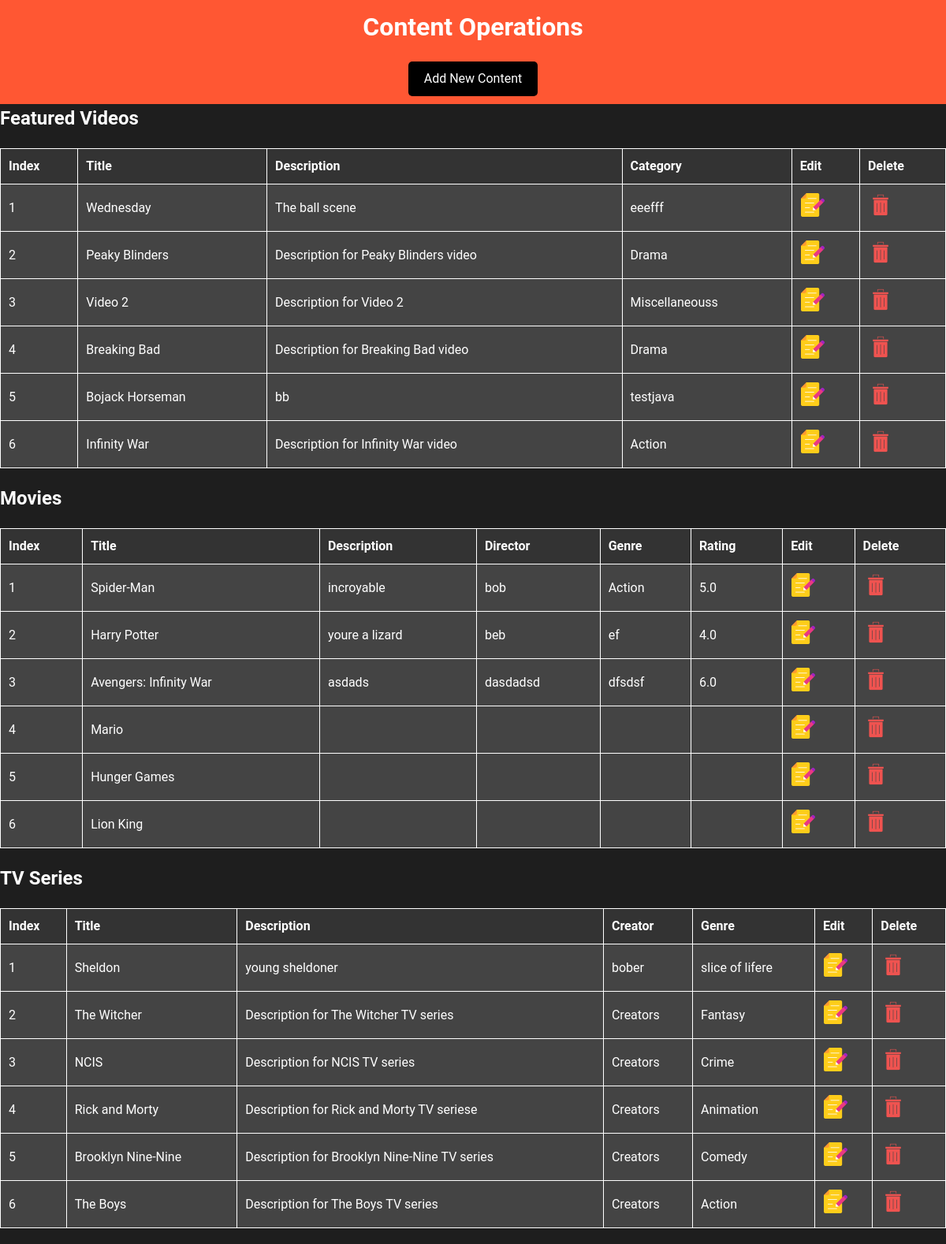
The app's page /admin.php, older data.
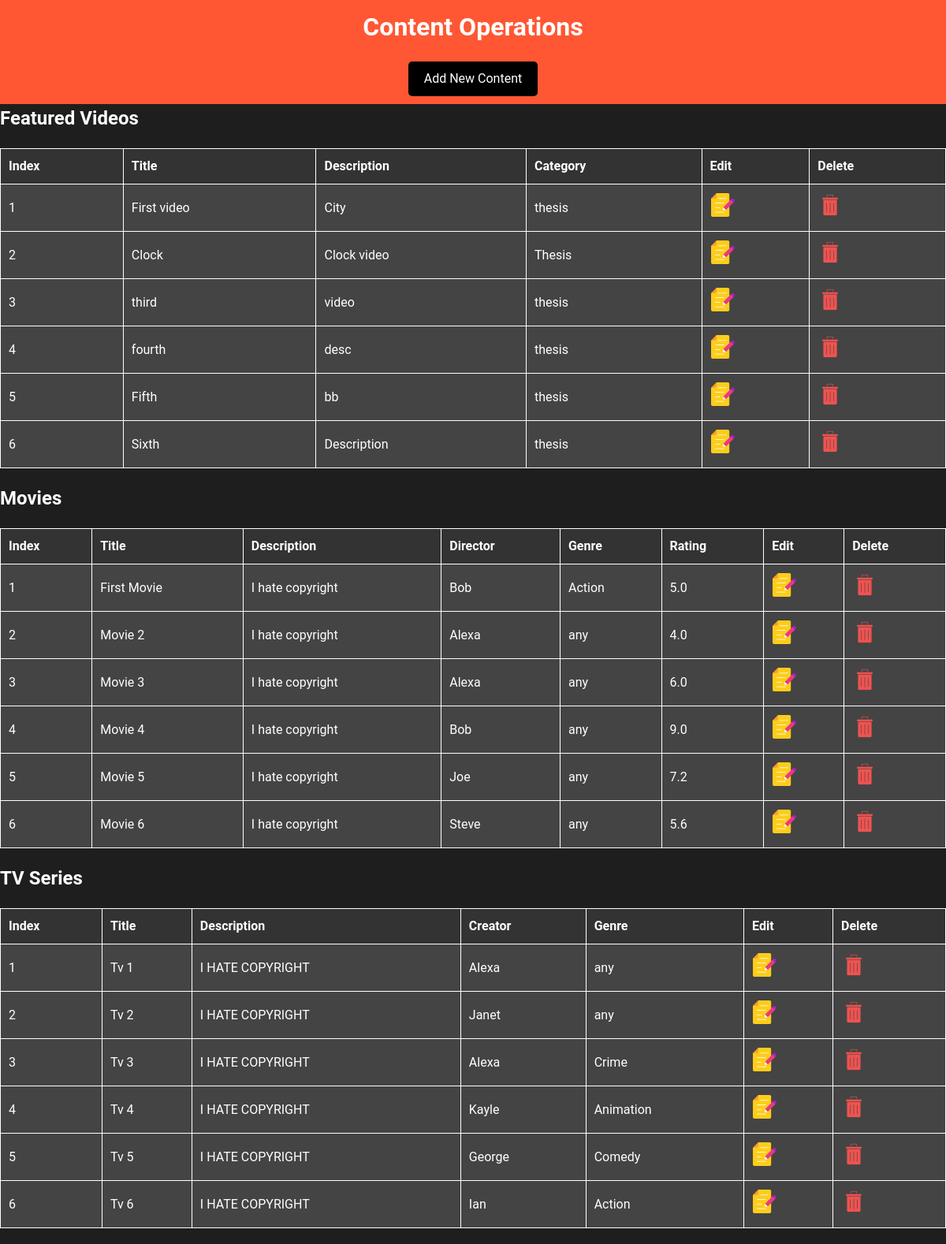
The same page, newer data.
### tables this page shows
CREATE TABLE `featured_videos` (
  `id` int(11) NOT NULL,
  `title` varchar(255) NOT NULL,
  `description` text DEFAULT NULL,
  `video_url` varchar(255) NOT NULL,
  `thumbnail_url` varchar(255) DEFAULT NULL,
  `category` varchar(100) DEFAULT NULL,
  `is_featured` tinyint(1) DEFAULT 0
);

CREATE TABLE `movies` (
  `id` int(11) NOT NULL,
  `title` varchar(255) NOT NULL,
  `description` text DEFAULT NULL,
  `release_year` int(11) DEFAULT NULL,
  `director` varchar(255) DEFAULT NULL,
  `genre` varchar(100) DEFAULT NULL,
  `rating` decimal(3,1) DEFAULT NULL,
  `thumbnail_url` varchar(255) DEFAULT NULL,
  `video_url` varchar(255) DEFAULT NULL
);

CREATE TABLE `tv_series` (
  `id` int(11) NOT NULL,
  `title` varchar(255) NOT NULL,
  `description` text DEFAULT NULL,
  `creator` varchar(255) DEFAULT NULL,
  `genre` varchar(100) DEFAULT NULL,
  `thumbnail_url` varchar(255) DEFAULT NULL,
  `video_url` varchar(255) DEFAULT NULL
);

### admin.php (the view, shortened to what this page needs)
<?php
$servername = "localhost";
$username = "root";
$password = "";
$dbname = "videos4free";
$conn = new mysqli($servername, $username, $password, $dbname);
$query_featured_videos = "SELECT * FROM featured_videos";
$result_featured_videos = $conn->query($query_featured_videos);
$query_movies = "SELECT * FROM movies";
$result_movies = $conn->query($query_movies);
$query_tv_series = "SELECT * FROM tv_series";
$result_tv_series = $conn->query($query_tv_series);
?>
<!DOCTYPE html>
<html lang="en">
<head>
    <link href="//maxcdn.bootstrapcdn.com/font-awesome/4.1.0/css/font-awesome.min.css" rel="stylesheet">
    <link href="admin_style.css" rel="stylesheet">
</head>
<body>
    <div class="content">
        <header>
            <h1>Content Operations</h1>
            <a href="add.php" class="add-button">Add New Content</a>
        </header>
        <div id="featured-videos">
            <h2>Featured Videos</h2>
            <table>
                <tr>
                    <th>Index</th>
                    <th>Title</th>
                    <th>Description</th>
                    <th>Category</th>
                    <th>Edit</th>
                    <th>Delete</th>
                </tr>
                <?php
                $index_featured_videos = 1;
                if ($result_featured_videos->num_rows > 0) {
                    while ($row = $result_featured_videos->fetch_assoc()) {
                        echo "<tr>";
                        echo "<td>" . $index_featured_videos++ . "</td>";
                        echo "<td>" . $row["title"] . "</td>";
                        echo "<td>" . $row["description"] . "</td>";
                        echo "<td>" . $row["category"] . "</td>";
                        echo "<td><a href='modify_featured_video.php?id=" . $row['id'] . "'><img src='images/edit.png' alt='edit icon' width='32px'></a></td>";
                        echo "<td><a href='delete.php?id=" . $row['id'] . "'><img src='images/delete.png' alt='delete icon' width='32px'></a></td>";
                        echo "</tr>";
                    }
                } else {
                    echo "<tr><td colspan='8'>No featured videos available.</td></tr>";
                }
                ?>
            </table>
        </div>
        <div id="movies">
            <h2>Movies</h2>
            <table>
                <tr>
                    <th>Index</th>
                    <th>Title</th>
                    <th>Description</th>
                    <th>Director</th>
                    <th>Genre</th>
                    <th>Rating</th>
                    <th>Edit</th>
                    <th>Delete</th>
                </tr>
                <?php
                $index_movies = 1;
                if ($result_movies->num_rows > 0) {
                    while ($row = $result_movies->fetch_assoc()) {
                        echo "<tr>";
                        echo "<td>" . $index_movies++ . "</td>";
                        echo "<td>" . $row["title"] . "</td>";
                        echo "<td>" . $row["description"] . "</td>";
                        echo "<td>" . $row["director"] . "</td>";
                        echo "<td>" . $row["genre"] . "</td>";
                        echo "<td>" . $row["rating"] . "</td>";
                        echo "<td><a href='modify_movie.php?id=" . $row['id'] . "'><img src='images/edit.png' alt='edit icon' width='32px'></a></td>";
                        echo "<td><a href='delete.php?id=" . $row['id'] . "'><img src='images/delete.png' alt='delete icon' width='32px'></a></td>";
                        echo "</tr>";
                    }
                } else {
                    echo "<tr><td colspan='8'>No movies available.</td></tr>";
                }
                ?>
            </table>
        </div>
        <div id="tv-series">
            <h2>TV Series</h2>
            <table>
                <tr>
                    <th>Index</th>
                    <th>Title</th>
                    <th>Description</th>
                    <th>Creator</th>
                    <th>Genre</th>
                    <th>Edit</th>
                    <th>Delete</th>
                </tr>
                <?php
                $index_tv_series = 1;
                if ($result_tv_series->num_rows > 0) {
                    while ($row = $result_tv_series->fetch_assoc()) {
                        echo "<tr>";
                        echo "<td>" . $index_tv_series++ . "</td>";
                        echo "<td>" . $row["title"] . "</td>";
                        echo "<td>" . $row["description"] . "</td>";
                        echo "<td>" . $row["creator"] . "</td>";
                        echo "<td>" . $row["genre"] . "</td>";
                        echo "<td><a href='modify_tv_series.php?id=" . $row['id'] . "'><img src='images/edit.png' alt='edit icon' width='32px'></a></td>";
                        echo "<td><a href='delete.php?id=" . $row['id'] . "'><img src='images/delete.png' alt='delete icon' width='32px'></a></td>";
                        echo "</tr>";
                    }
                } else {
                    echo "<tr><td colspan='8'>No TV series available.</td></tr>";
                }
                ?>
            </table>
        </div>
    </div>
</body>
</html>

### admin_style.css (style rules this page uses)
* { box-sizing: border-box; margin: 0; padding: 0; }
body { font-family: 'Roboto', sans-serif; line-height: 1.5; color: #FFFFFF; background-color: rgb(30, 30, 30); }
header { background-color: #FF5733; padding: 10px; text-align: center; }
h1, h2, h3 { margin-bottom: 20px; }
.add-button { display: inline-block; padding: 10px 20px; background-color: black; color: white; text-decoration: none; border: none; border-radius: 5px; cursor: pointer; }
table { width: 100%; border-collapse: collapse; margin-bottom: 20px; border: 1px solid #FFFFFF; }
th, td { padding: 10px; border: 1px solid #FFFFFF; text-align: left; }
th { background-color: #333333; }
td { background-color: #444444; }

Row changes from the older to the newer data that the page shows:
removed featured_videos: title "Wednesday", description "The ball scene", category "eeefff"
removed featured_videos: title "Peaky Blinders", description "Description for Peaky Blinders video", category "Drama"
removed featured_videos: title "Video 2", description "Description for Video 2", category "Miscellaneouss"
removed featured_videos: title "Breaking Bad", description "Description for Breaking Bad video", category "Drama"
removed movies: title "Mario"
removed movies: title "Hunger Games"
removed movies: title "Lion King"
removed tv_series: title "Sheldon", description "young sheldoner", creator "bober", genre "slice of lifere"
added featured_videos: title "First video", description "City", category "thesis"
added featured_videos: title "Clock", description "Clock video", category "Thesis"
added featured_videos: title "third", description "video", category "thesis"
added featured_videos: title "fourth", description "desc", category "thesis"
changed featured_videos "bb": title "Bojack Horseman" → "Fifth"; category "testjava" → "thesis"
changed featured_videos: title "Infinity War" → "Sixth"; description "Description for Infinity War video" → "Description"; category "Action" → "thesis"
changed movies "Action": title "Spider-Man" → "First Movie"; description "incroyable" → "I hate copyright"; director "bob" → "Bob"
changed movies: title "Harry Potter" → "Movie 2"; description "youre a lizard" → "I hate copyright"; director "beb" → "Alexa"; genre "ef" → "any"
changed movies: title "Avengers: Infinity War" → "Movie 3"; description "asdads" → "I hate copyright"; director "dasdadsd" → "Alexa"; genre "dfsdsf" → "any"
added movies: title "Movie 4", description "I hate copyright", director "Bob", genre "any", rating "9.0"
added movies: title "Movie 5", description "I hate copyright", director "Joe", genre "any", rating "7.2"
added movies: title "Movie 6", description "I hate copyright", director "Steve", genre "any", rating "5.6"
added tv_series: title "Tv 1", description "I HATE COPYRIGHT", creator "Alexa", genre "any"
changed tv_series: title "The Witcher" → "Tv 2"; description "Description for The Witcher TV series" → "I HATE COPYRIGHT"; creator "Creators" → "Janet"; genre "Fantasy" → "any"
changed tv_series "Crime": title "NCIS" → "Tv 3"; description "Description for NCIS TV series" → "I HATE COPYRIGHT"; creator "Creators" → "Alexa"
changed tv_series "Animation": title "Rick and Morty" → "Tv 4"; description "Description for Rick and Morty TV seriese" → "I HATE COPYRIGHT"; creator "Creators" → "Kayle"
changed tv_series "Comedy": title "Brooklyn Nine-Nine" → "Tv 5"; description "Description for Brooklyn Nine-Nine TV series" → "I HATE COPYRIGHT"; creator "Creators" → "George"
changed tv_series "Action": title "The Boys" → "Tv 6"; description "Description for The Boys TV series" → "I HATE COPYRIGHT"; creator "Creators" → "Ian"
